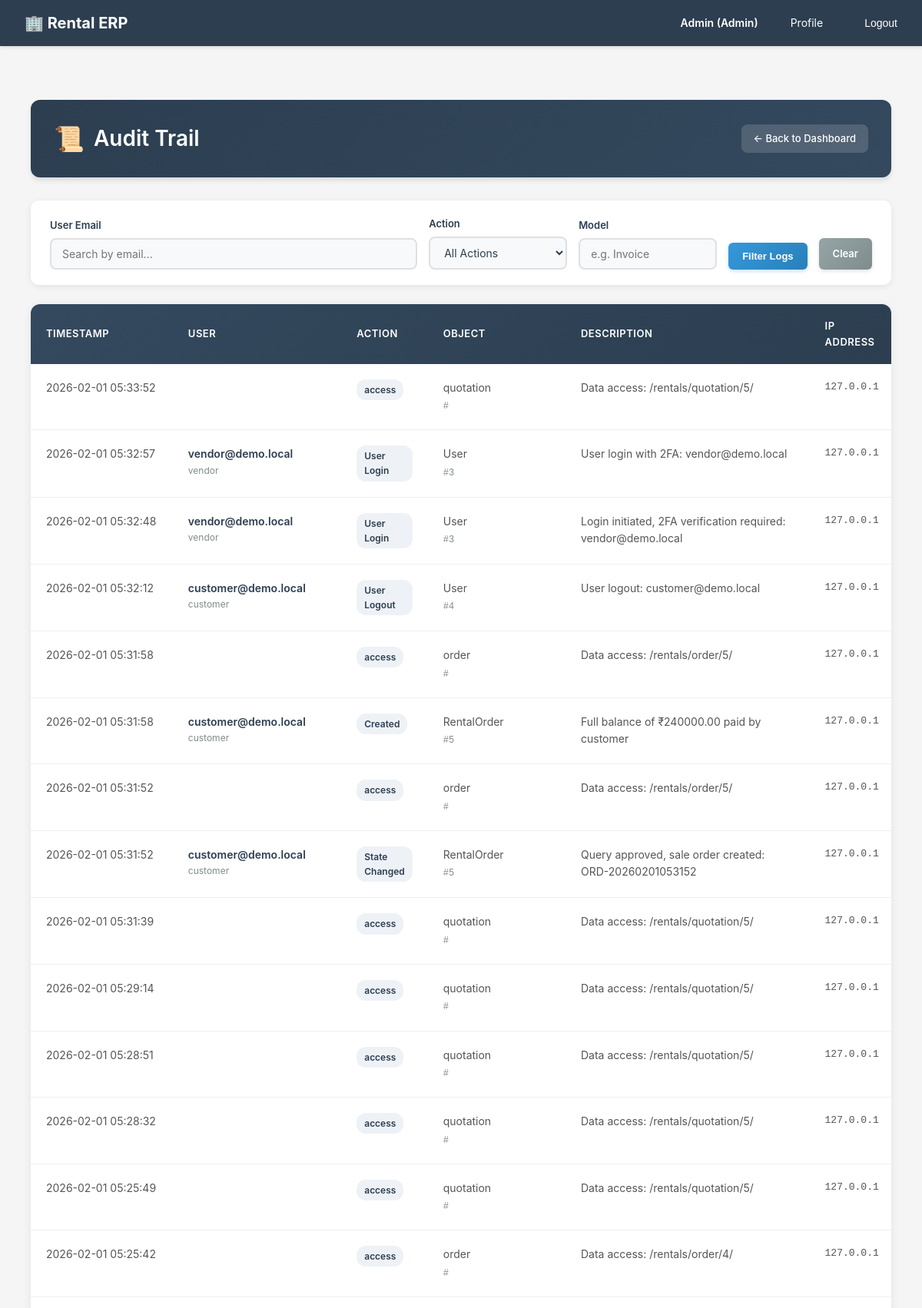
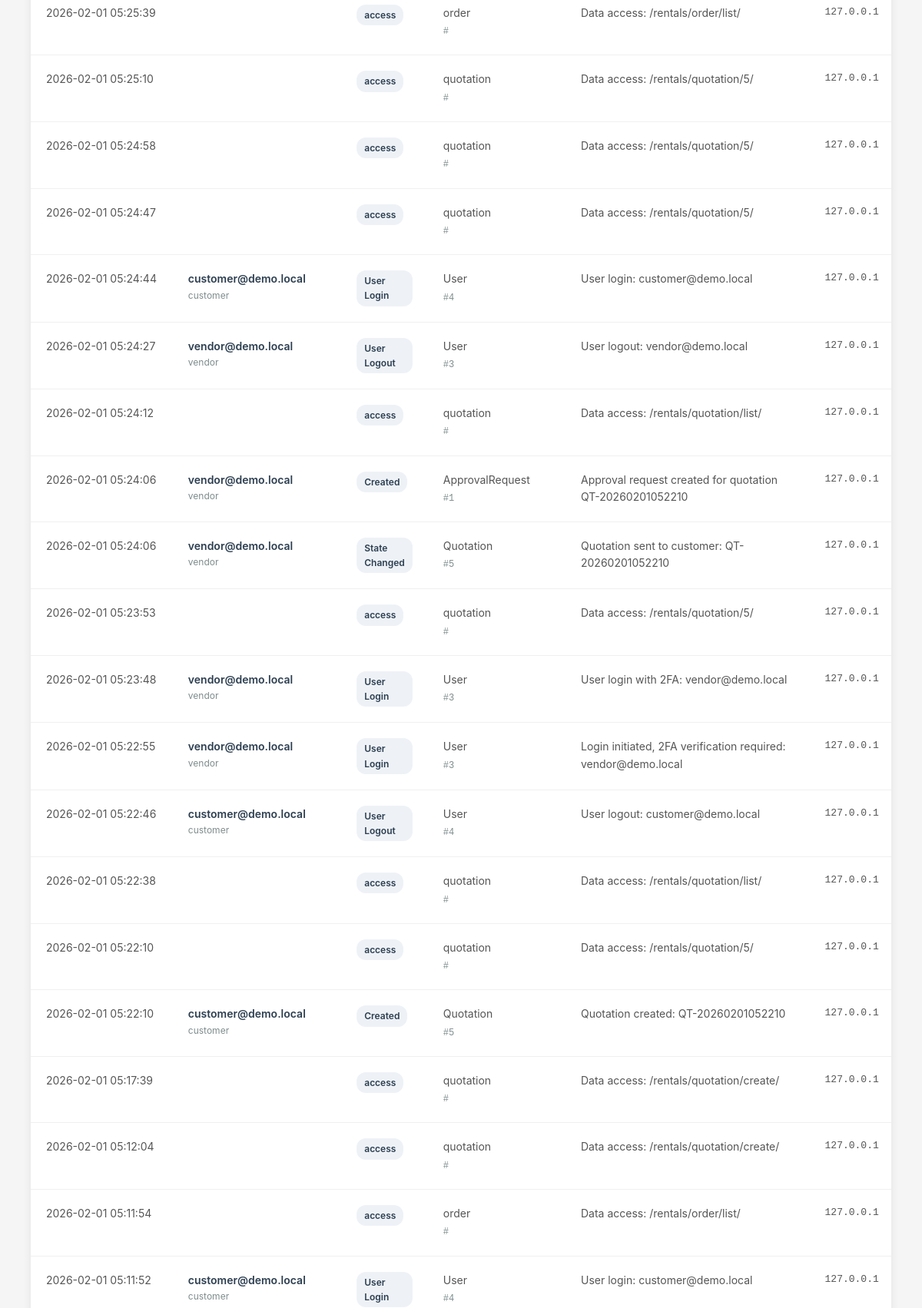
Screenshot of /audit/admin/logs/ (signed in, upper part) with the database file from the repository (2 pictures, top to bottom).
### accounts/models.py (models this page shows, shortened)
class User(AbstractUser):
    ROLE_CHOICES = [
        ('customer', 'Customer'),  # End-user who rents products
        ('vendor', 'Vendor'),      # Business user who owns rental products
        ('admin', 'Admin'),        # System administrator with full access
    ]
    email = models.EmailField(
        unique=True,
        validators=[EmailValidator()],
        help_text="Used for login and notifications"
    )
    role = models.CharField(
        max_length=20,
        choices=ROLE_CHOICES,
        default='customer',
        help_text="Determines user's permissions and accessible features"
    )
    phone = models.CharField(
        max_length=15,
        blank=True,
        null=True,
        validators=[
            RegexValidator(
                regex=r'^\+?1?\d{9,15}$',
                message="Phone number must be entered in the format: '+999999999'. Up to 15 digits allowed."
            )
        ],
        help_text="Contact number for order notifications and support"
    )
    is_verified = models.BooleanField(
        default=False,
        help_text="Email verification status for security"
    )
    totp_secret = models.CharField(
        max_length=32,
        blank=True,
        null=True,
        help_text="TOTP secret key for 2FA (encrypted)"
    )
    totp_enabled = models.BooleanField(
        default=False,
        help_text="Whether TOTP 2FA is enabled for this user"
    )
    created_at = models.DateTimeField(auto_now_add=True)
    updated_at = models.DateTimeField(auto_now=True)
    @property
    def phone_number(self):
        """Property alias for backward compatibility with older view/form code"""
        return self.phone
    USERNAME_FIELD = 'email'
    REQUIRED_FIELDS = ['username', 'first_name', 'last_name']
    class Meta:
        db_table = 'users'
        verbose_name = 'User'
        verbose_name_plural = 'Users'
        ordering = ['-created_at']

### audit/models.py (models this page shows, shortened)
class AuditLog(models.Model):
    ACTION_CHOICES = [
        ('create', 'Created'),         # New record created
        ('update', 'Updated'),         # Existing record modified
        ('delete', 'Deleted'),         # Record deleted
        ('state_change', 'State Changed'),  # Workflow state transition
        ('payment', 'Payment Recorded'),    # Payment transaction
        ('login', 'User Login'),            # User authentication
        ('logout', 'User Logout'),
    ]
    user = models.ForeignKey(
        settings.AUTH_USER_MODEL,
        on_delete=models.SET_NULL,
        blank=True,
        null=True,
        related_name='audit_logs',
        help_text="User who performed the action (null if system-automated)"
    )
    user_email = models.EmailField(
        help_text="Email of user (stored for record even if user deleted)"
    )
    user_role = models.CharField(
        max_length=20,
        help_text="User's role at time of action (customer/vendor/admin)"
    )
    action_type = models.CharField(
        max_length=20,
        choices=ACTION_CHOICES,
        help_text="Type of action performed"
    )
    model_name = models.CharField(
        max_length=100,
        help_text="Django model that was affected (e.g., 'RentalOrder', 'Invoice')"
    )
    object_id = models.CharField(
        max_length=50,
        help_text="ID of the affected record"
    )
    object_repr = models.CharField(
        max_length=255,
        help_text="String representation of the object (e.g., 'RO-2026-0001')"
    )
    field_name = models.CharField(
        max_length=100,
        blank=True,
        null=True,
        help_text="Specific field changed (e.g., 'status', 'paid_amount')"
    )
    old_value = models.TextField(
        blank=True,
        null=True,
        help_text="Previous value before change"
    )
    new_value = models.TextField(
        blank=True,
        null=True,
        help_text="New value after change"
    )
    description = models.TextField(
        help_text="Human-readable description of the action"
    )
    ip_address = models.GenericIPAddressField(
        blank=True,
        null=True,
        help_text="User's IP address"
    )
    user_agent = models.CharField(
        max_length=500,
        blank=True,
        null=True,
        help_text="Browser/device information"
    )
    session_key = models.CharField(
        max_length=40,
        blank=True,
        null=True,
        help_text="Django session key for grouping related actions"
    )
    extra_data = models.JSONField(
        default=dict,
        blank=True,
        help_text="Additional context-specific data (e.g., {'payment_gateway': 'razorpay', 'transaction_id': 'pay_123'})"
    )
    timestamp = models.DateTimeField(
        auto_now_add=True,
        db_index=True,
        help_text="When the action occurred"
    )
    class Meta:
        db_table = 'audit_logs'
        verbose_name = 'Audit Log'
        verbose_name_plural = 'Audit Logs'
        ordering = ['-timestamp']
        indexes = [
            models.Index(fields=['user', 'timestamp']),
            models.Index(fields=['model_name', 'object_id']),
            models.Index(fields=['action_type', 'timestamp']),
            models.Index(fields=['timestamp']),
        ]

### accounts/decorators.py (the view)
        def wrapper(request, *args, **kwargs):
            if not request.user.is_authenticated:
                return redirect('accounts:login')
            if request.user.role not in allowed_roles:
                return HttpResponseForbidden('You do not have access to this page.')
            return view_func(request, *args, **kwargs)

### audit/views.py (called while the page is built)
@login_required
@role_required(['admin'])
def admin_audit_log_list(request):
    logs = AuditLog.objects.all().order_by('-timestamp')
    user_query = request.GET.get('user')
    action_type = request.GET.get('action')
    model_name = request.GET.get('model')
    if user_query:
        logs = logs.filter(user_email__icontains=user_query)
    if action_type:
        logs = logs.filter(action_type=action_type)
    if model_name:
        logs = logs.filter(model_name=model_name)
    return render(request, 'audit/admin_audit_log_list.html', {
        'logs': logs[:500],  # Limit to 500 for performance
        'action_choices': AuditLog.ACTION_CHOICES,
        'current_filters': {
            'user': user_query,
            'action': action_type,
            'model': model_name
        }
    })

### rental_erp/compliance.py (called while the page is built)
    def process_request(self, request):
        if not request.user.is_authenticated:
            return None
        if request.method == 'GET':
            path_lower = request.path.lower()
            for model in self.PERSONAL_DATA_MODELS:
                if model in path_lower:
                    self._log_data_access(request, model)
                    break
        return None

    def process_request(self, request):
        if not request.user.is_authenticated:
            return None
        consent_key = f'gdpr_consent:{request.user.id}'
        has_consent = cache.get(consent_key)
        if has_consent is None:
            cache.set(consent_key, True, 86400)  # Cache for 24 hours
        return None

    def process_response(self, request, response):
        response['X-Privacy-Policy'] = '/privacy-policy/'
        if hasattr(settings, 'DATA_RETENTION_DAYS'):
            response['X-Data-Retention-Days'] = str(settings.DATA_RETENTION_DAYS)
        return response

    def process_request(self, request):
        for critical_path in self.CRITICAL_OPERATIONS:
            if request.path.startswith(critical_path):
                self._log_critical_operation(request)
                break
        return None

    def process_response(self, request, response):
        response['X-Security-Contact'] = 'security@rentalerp.com'
        if request.user.is_authenticated:
            response['X-Data-Classification'] = 'Confidential'
        else:
            response['X-Data-Classification'] = 'Public'
        return response

### rental_erp/security.py (called while the page is built, shortened)
    def process_response(self, request, response):
        if not self.is_sensitive_operation(request):
            return response

### templates/audit/admin_audit_log_list.html (shortened to what this page needs)
{% extends 'base.html' %}
{% block content %}
<div class="audit-container">
    <div class="page-header">
        <h2>Audit Trail</h2>
        <a href="{% url 'dashboards:dashboard' %}" class="back-link">← Back to Dashboard</a>
    </div>
    <div class="filter-card">
        <form method="GET" class="filter-form">
            <div>
                <label class="form-label">User Email</label>
                <input type="text" name="user" value="{{ current_filters.user|default:'' }}" placeholder="Search by email..." class="form-control">
            </div>
            <div>
                <label class="form-label">Action</label>
                <select name="action" class="form-control">
                    <option value="">All Actions</option>
                </select>
            </div>
            <div>
                <label class="form-label">Model</label>
                <input type="text" name="model" value="{{ current_filters.model|default:'' }}" placeholder="e.g. Invoice" class="form-control">
            </div>
            <button type="submit" class="action-btn">Filter Logs</button>
            <a href="{% url 'audit:admin_audit_log_list' %}" class="action-btn action-btn-secondary">Clear</a>
        </form>
    </div>
    {% if logs %}
    <div class="table-wrapper">
        <table class="audit-table">
            <thead>
                <tr>
                    <th>Timestamp</th>
                    <th>User</th>
                    <th>Action</th>
                    <th>Object</th>
                    <th>Description</th>
                    <th>IP Address</th>
                </tr>
            </thead>
            <tbody>
                {% for log in logs %}
                <tr class="log-row">
                    <td style="white-space: nowrap;">{{ log.timestamp|date:"Y-m-d H:i:s" }}</td>
                    <td>
                        <div class="user-email">{{ log.user_email }}</div>
                        <div class="user-role">{{ log.user_role }}</div>
                    </td>
                    <td><span class="action-pill">{{ log.get_action_type_display }}</span></td>
                    <td>
                        <div>{{ log.model_name }}</div>
                        <span class="object-meta">#{{ log.object_id }}</span>
                    </td>
                    <td>{{ log.description }}</td>
                    <td class="ip-mono">{{ log.ip_address|default:"N/A" }}</td>
                </tr>
                {% endfor %}
            </tbody>
        </table>
    </div>
    {% else %}
    <div class="empty-state">
        <div class="empty-state-icon">📭</div>
        <p class="empty-state-text">No audit logs found.</p>
    </div>
    {% endif %}
</div>
{% endblock %}

### templates/base.html (shortened to what this page needs)
{% load static %}
<!DOCTYPE html>
<html lang="en">
<head>
</head>
<body>
    <nav>
        <div class="container">
            <a href="/" class="logo">🏢 Rental ERP</a>
            <ul>
                {% if user.is_authenticated %}
                    <li><strong>{{ user.first_name }} ({{ user.get_role_display }})</strong></li>
                    <li><a href="{% url 'accounts:profile' %}">Profile</a></li>
                    <li>
                        <form method="POST" action="{% url 'accounts:logout' %}" style="display: inline;">
                            <button type="submit" style="background: none; border: none; color: #fff; cursor: pointer; padding: 8px 12px; font-size: 14px;">Logout</button>
                        </form>
                    </li>
                {% else %}
                    <li><a href="{% url 'accounts:login' %}">Login</a></li>
                    <li><a href="{% url 'accounts:signup_customer' %}">Sign Up (Customer)</a></li>
                    <li><a href="{% url 'accounts:signup_vendor' %}">Sign Up (Vendor)</a></li>
                {% endif %}
            </ul>
        </div>
    </nav>
    <main>
        <div class="container">
            {% block content %}{% endblock %}
        </div>
    </main>
</body>
</html>

### templates/audit/admin_audit_log_list.html (style rules this page uses)
.audit-container { max-width: 1400px; margin: 0 auto; padding: 30px 20px; animation: fadeIn 0.4s ease-in; }
.page-header { background: linear-gradient(135deg, #2c3e50 0%, #34495e 100%); border-radius: 12px; padding: 25px 30px; margin-bottom: 30px; box-shadow: 0 4px 6px rgba(0,0,0,0.1); color: white; display: flex; align-items: center; justify-content: space-between; gap: 20px; }
.page-header h2 { margin: 0; font-size: 28px; font-weight: 600; display: flex; align-items: center; gap: 12px; }
.page-header h2::before { content: "📜"; font-size: 32px; }
.back-link { color: white; text-decoration: none; display: inline-flex; align-items: center; gap: 8px; padding: 8px 16px; background: rgba(255,255,255,0.15); border-radius: 8px; font-size: 13px; font-weight: 500; transition: all 0.3s ease; white-space: nowrap; }
.filter-card { background: white; border-radius: 10px; padding: 20px 25px; margin-bottom: 25px; box-shadow: 0 2px 8px rgba(0,0,0,0.08); transition: transform 0.2s ease, box-shadow 0.2s ease; }
.filter-form { display: grid; grid-template-columns: 1fr 180px 180px auto auto; gap: 15px; align-items: end; }
.form-label { display: block; font-size: 13px; color: #2c3e50; margin-bottom: 6px; font-weight: 600; }
.form-control { width: 100%; padding: 10px 14px; border: 2px solid #e0e0e0; border-radius: 8px; font-size: 14px; color: #2c3e50; background-color: #f8f9fa; transition: all 0.3s ease; outline: none; box-sizing: border-box; }
.action-btn { display: inline-flex; align-items: center; gap: 8px; padding: 10px 18px; background: linear-gradient(135deg, #3498db 0%, #2980b9 100%); color: white; text-decoration: none; border: none; cursor: pointer; transition: all 0.3s ease; box-shadow: 0 2px 5px rgba(52, 152, 219, 0.3); font-size: 13px; font-weight: 600; border-radius: 6px; white-space: nowrap; }
.action-btn-secondary { background: linear-gradient(135deg, #95a5a6 0%, #7f8c8d 100%); box-shadow: 0 2px 5px rgba(149, 165, 166, 0.3); }
.table-wrapper { background: white; border-radius: 12px; box-shadow: 0 2px 12px rgba(0,0,0,0.08); overflow: hidden; animation: slideUp 0.5s ease-out; }
.audit-table { width: 100%; border-collapse: collapse; font-size: 14px; }
.audit-table thead { background: linear-gradient(135deg, #34495e 0%, #2c3e50 100%); color: white; }
.audit-table thead th { padding: 18px 20px; text-align: left; font-weight: 600; font-size: 13px; text-transform: uppercase; letter-spacing: 0.5px; border: none; }
.audit-table tbody tr { border-bottom: 1px solid #f0f0f0; transition: all 0.3s ease; }
.audit-table tbody td { padding: 20px; vertical-align: top; color: #555; }
.user-email { font-weight: 600; color: #2c3e50; }
.user-role { color: #7f8c8d; font-size: 12px; }
.action-pill { background: #eef2f7; color: #2c3e50; padding: 4px 10px; border-radius: 12px; font-size: 12px; font-weight: 600; display: inline-block; }
.object-meta { color: #7f8c8d; font-family: 'Courier New', monospace; font-size: 12px; margin-top: 4px; display: inline-block; }
.ip-mono { font-family: 'Courier New', monospace; color: #7f8c8d; font-size: 13px; }

### rows the page displays
User: first_name "Admin", role "Admin"
AuditLog: timestamp "2026-02-01 05:33:52", action_type "access", model_name "quotation", description "Data access: /rentals/quotation/5/", ip_address "127.0.0.1"
AuditLog: timestamp "2026-02-01 05:32:57", user_email "vendor@demo.local", user_role "vendor", action_type "User Login", model_name "User", object_id "3", description "User login with 2FA: vendor@demo.local", ip_address "127.0.0.1"
AuditLog: timestamp "2026-02-01 05:32:48", user_email "vendor@demo.local", user_role "vendor", action_type "User Login", model_name "User", object_id "3", description "Login initiated, 2FA verification required: vendor@demo.local", ip_address "127.0.0.1"
AuditLog: timestamp "2026-02-01 05:32:12", user_email "customer@demo.local", user_role "customer", action_type "User Logout", model_name "User", object_id "4", description "User logout: customer@demo.local", ip_address "127.0.0.1"
AuditLog: timestamp "2026-02-01 05:31:58", action_type "access", model_name "order", description "Data access: /rentals/order/5/", ip_address "127.0.0.1"
AuditLog: timestamp "2026-02-01 05:31:58", user_email "customer@demo.local", user_role "customer", action_type "Created", model_name "RentalOrder", object_id "5", description "Full balance of ₹240000.00 paid by customer", ip_address "127.0.0.1"
AuditLog: timestamp "2026-02-01 05:31:52", action_type "access", model_name "order", description "Data access: /rentals/order/5/", ip_address "127.0.0.1"
AuditLog: timestamp "2026-02-01 05:31:52", user_email "customer@demo.local", user_role "customer", action_type "State Changed", model_name "RentalOrder", object_id "5", description "Query approved, sale order created: ORD-20260201053152", ip_address "127.0.0.1"
AuditLog: timestamp "2026-02-01 05:31:39", action_type "access", model_name "quotation", description "Data access: /rentals/quotation/5/", ip_address "127.0.0.1"
AuditLog: timestamp "2026-02-01 05:29:14", action_type "access", model_name "quotation", description "Data access: /rentals/quotation/5/", ip_address "127.0.0.1"
AuditLog: timestamp "2026-02-01 05:28:51", action_type "access", model_name "quotation", description "Data access: /rentals/quotation/5/", ip_address "127.0.0.1"
AuditLog: timestamp "2026-02-01 05:28:32", action_type "access", model_name "quotation", description "Data access: /rentals/quotation/5/", ip_address "127.0.0.1"
AuditLog: timestamp "2026-02-01 05:25:49", action_type "access", model_name "quotation", description "Data access: /rentals/quotation/5/", ip_address "127.0.0.1"
AuditLog: timestamp "2026-02-01 05:25:42", action_type "access", model_name "order", description "Data access: /rentals/order/4/", ip_address "127.0.0.1"
AuditLog: timestamp "2026-02-01 05:25:39", action_type "access", model_name "order", description "Data access: /rentals/order/list/", ip_address "127.0.0.1"
AuditLog: timestamp "2026-02-01 05:25:10", action_type "access", model_name "quotation", description "Data access: /rentals/quotation/5/", ip_address "127.0.0.1"
AuditLog: timestamp "2026-02-01 05:24:58", action_type "access", model_name "quotation", description "Data access: /rentals/quotation/5/", ip_address "127.0.0.1"
AuditLog: timestamp "2026-02-01 05:24:47", action_type "access", model_name "quotation", description "Data access: /rentals/quotation/5/", ip_address "127.0.0.1"
AuditLog: timestamp "2026-02-01 05:24:44", user_email "customer@demo.local", user_role "customer", action_type "User Login", model_name "User", object_id "4", description "User login: customer@demo.local", ip_address "127.0.0.1"
AuditLog: timestamp "2026-02-01 05:24:27", user_email "vendor@demo.local", user_role "vendor", action_type "User Logout", model_name "User", object_id "3", description "User logout: vendor@demo.local", ip_address "127.0.0.1"
AuditLog: timestamp "2026-02-01 05:24:12", action_type "access", model_name "quotation", description "Data access: /rentals/quotation/list/", ip_address "127.0.0.1"
AuditLog: timestamp "2026-02-01 05:24:06", user_email "vendor@demo.local", user_role "vendor", action_type "Created", model_name "ApprovalRequest", object_id "1", description "Approval request created for quotation QT-20260201052210", ip_address "127.0.0.1"
AuditLog: timestamp "2026-02-01 05:24:06", user_email "vendor@demo.local", user_role "vendor", action_type "State Changed", model_name "Quotation", object_id "5", description "Quotation sent to customer: QT-20260201052210", ip_address "127.0.0.1"
AuditLog: timestamp "2026-02-01 05:23:53", action_type "access", model_name "quotation", description "Data access: /rentals/quotation/5/", ip_address "127.0.0.1"
AuditLog: timestamp "2026-02-01 05:23:48", user_email "vendor@demo.local", user_role "vendor", action_type "User Login", model_name "User", object_id "3", description "User login with 2FA: vendor@demo.local", ip_address "127.0.0.1"
AuditLog: timestamp "2026-02-01 05:22:55", user_email "vendor@demo.local", user_role "vendor", action_type "User Login", model_name "User", object_id "3", description "Login initiated, 2FA verification required: vendor@demo.local", ip_address "127.0.0.1"
AuditLog: timestamp "2026-02-01 05:22:46", user_email "customer@demo.local", user_role "customer", action_type "User Logout", model_name "User", object_id "4", description "User logout: customer@demo.local", ip_address "127.0.0.1"
AuditLog: timestamp "2026-02-01 05:22:38", action_type "access", model_name "quotation", description "Data access: /rentals/quotation/list/", ip_address "127.0.0.1"
AuditLog: timestamp "2026-02-01 05:22:10", action_type "access", model_name "quotation", description "Data access: /rentals/quotation/5/", ip_address "127.0.0.1"
AuditLog: timestamp "2026-02-01 05:22:10", user_email "customer@demo.local", user_role "customer", action_type "Created", model_name "Quotation", object_id "5", description "Quotation created: QT-20260201052210", ip_address "127.0.0.1"
AuditLog: timestamp "2026-02-01 05:17:39", action_type "access", model_name "quotation", description "Data access: /rentals/quotation/create/", ip_address "127.0.0.1"
AuditLog: timestamp "2026-02-01 05:12:04", action_type "access", model_name "quotation", description "Data access: /rentals/quotation/create/", ip_address "127.0.0.1"
AuditLog: timestamp "2026-02-01 05:11:54", action_type "access", model_name "order", description "Data access: /rentals/order/list/", ip_address "127.0.0.1"
AuditLog: timestamp "2026-02-01 05:11:52", user_email "customer@demo.local", user_role "customer", action_type "User Login", model_name "User", object_id "4", description "User login: customer@demo.local", ip_address "127.0.0.1"
